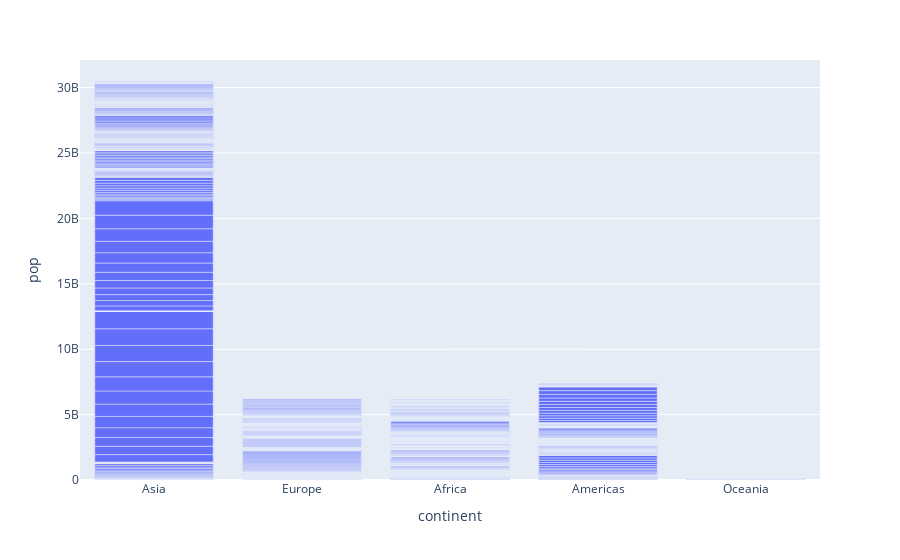

This figure's notebook cell:
### Markdown cell above
# Bar Chart

### Code cell
px.bar(data,x='continent',y='pop')

### Figure 1 — Plotly figure (JSON) as saved in the notebook; plotly's stock layout.template omitted (floating-point values rounded to 4 significant figures; data arrays with more than 128 entries replaced by an {"elided": "..."} marker saying what was removed)
{"data": [{"alignmentgroup": "True", "hovertemplate": "continent=%{x}<br>pop=%{y}<extra></extra>", "legendgroup": "", "marker": {"color": "#636efa"}, "name": "", "offsetgroup": "", "orientation": "v", "showlegend": false, "textposition": "auto", "type": "bar", "x": {"elided": "1704 str values"}, "xaxis": "x", "y": {"elided": "1704 int values"}, "yaxis": "y"}], "layout": {"barmode": "relative", "legend": {"tracegroupgap": 0}, "margin": {"t": 60}, "xaxis": {"anchor": "y", "domain": [0, 1], "title": {"text": "continent"}}, "yaxis": {"anchor": "x", "domain": [0, 1], "title": {"text": "pop"}}}}
